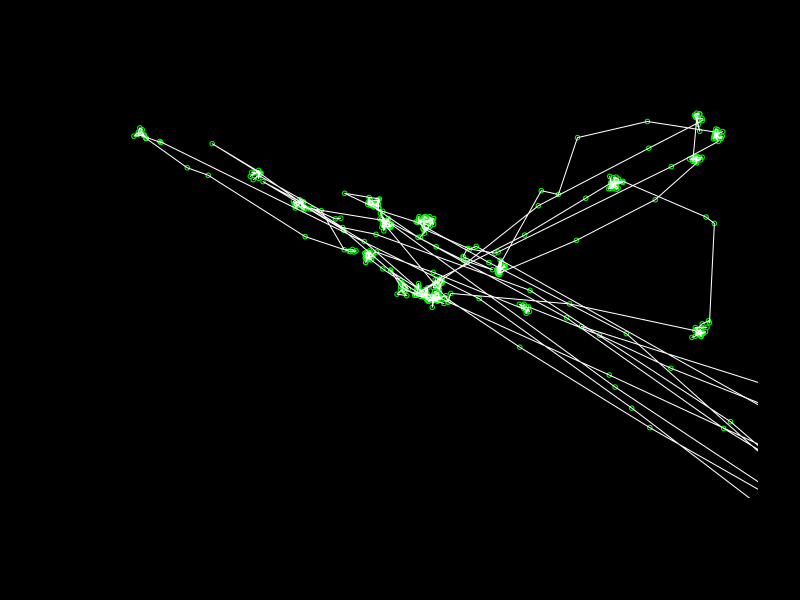

Generate this figure with R:
# setwd("/Users/icke/Desktop/tobii-Eyetracker-R")
data <- read.table("tobii-CSVExport-All-Data-noheader-nofilter.tsv",sep="\t", header=TRUE)
# plot(data$GazePointX,data$GazePointY, main="eyetracker", sub="",xlab="X-axis GazePointX", ylab="GazePointY", ylim=c(1024,0), xlim=c(0,1280))
# png(filename="out.png", width = 1280, height = 1024,)
par(bg = 'black')
plot(data$GazePointX,data$GazePointY, sub="", xlab="", ylab="",axes=FALSE, ylim=c(1024,0), xlim=c(0,1280),col="black")
par(bg = 'black')
points(data$GazePointX,data$GazePointY, col = "green", cex = .6)
lines(data$GazePointX,data$GazePointY, col = "white")
# dev.off()